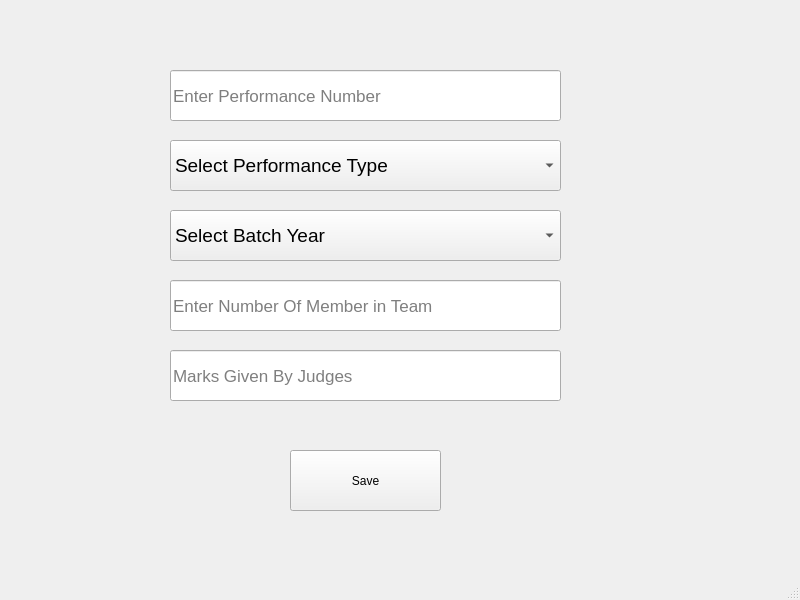
<?xml version="1.0" encoding="UTF-8"?>
<ui version="4.0">
 <class>MainWindow</class>
 <widget class="QMainWindow" name="MainWindow">
  <property name="geometry">
   <rect>
    <x>0</x>
    <y>0</y>
    <width>800</width>
    <height>600</height>
   </rect>
  </property>
  <property name="windowTitle">
   <string>MainWindow</string>
  </property>
  <widget class="QWidget" name="centralwidget">
   <widget class="QLineEdit" name="lineEdit_3">
    <property name="geometry">
     <rect>
      <x>170</x>
      <y>280</y>
      <width>391</width>
      <height>51</height>
     </rect>
    </property>
    <property name="font">
     <font>
      <pointsize>13</pointsize>
     </font>
    </property>
    <property name="placeholderText">
     <string>Enter Number Of Member in Team</string>
    </property>
   </widget>
   <widget class="QComboBox" name="comboBox_2">
    <property name="geometry">
     <rect>
      <x>170</x>
      <y>210</y>
      <width>391</width>
      <height>51</height>
     </rect>
    </property>
    <property name="font">
     <font>
      <pointsize>14</pointsize>
     </font>
    </property>
    <property name="whatsThis">
     <string>&lt;html&gt;&lt;head/&gt;&lt;body&gt;&lt;p&gt;Select Performance Type&lt;/p&gt;&lt;/body&gt;&lt;/html&gt;</string>
    </property>
    <item>
     <property name="text">
      <string>Select Batch Year</string>
     </property>
    </item>
    <item>
     <property name="text">
      <string>B.Tech 1st Year</string>
     </property>
    </item>
    <item>
     <property name="text">
      <string>B.Tech 2nd Year</string>
     </property>
    </item>
    <item>
     <property name="text">
      <string>B.Tech 3rd Year</string>
     </property>
    </item>
    <item>
     <property name="text">
      <string>B.Tech 4th Year</string>
     </property>
    </item>
    <item>
     <property name="text">
      <string>M.Tech 1st Year</string>
     </property>
    </item>
    <item>
     <property name="text">
      <string>M.Tech 2nd Year</string>
     </property>
    </item>
   </widget>
   <widget class="QPushButton" name="pushButton">
    <property name="geometry">
     <rect>
      <x>290</x>
      <y>450</y>
      <width>151</width>
      <height>61</height>
     </rect>
    </property>
    <property name="text">
     <string>Save</string>
    </property>
   </widget>
   <widget class="QLineEdit" name="lineEdit_4">
    <property name="geometry">
     <rect>
      <x>170</x>
      <y>350</y>
      <width>391</width>
      <height>51</height>
     </rect>
    </property>
    <property name="font">
     <font>
      <pointsize>13</pointsize>
     </font>
    </property>
    <property name="placeholderText">
     <string>Marks Given By Judges</string>
    </property>
   </widget>
   <widget class="QLineEdit" name="lineEdit_6">
    <property name="geometry">
     <rect>
      <x>170</x>
      <y>70</y>
      <width>391</width>
      <height>51</height>
     </rect>
    </property>
    <property name="font">
     <font>
      <pointsize>13</pointsize>
     </font>
    </property>
    <property name="placeholderText">
     <string>Enter Performance Number</string>
    </property>
   </widget>
   <widget class="QComboBox" name="comboBox">
    <property name="geometry">
     <rect>
      <x>170</x>
      <y>140</y>
      <width>391</width>
      <height>51</height>
     </rect>
    </property>
    <property name="font">
     <font>
      <pointsize>14</pointsize>
     </font>
    </property>
    <property name="whatsThis">
     <string>&lt;html&gt;&lt;head/&gt;&lt;body&gt;&lt;p&gt;Select Performance Type&lt;/p&gt;&lt;/body&gt;&lt;/html&gt;</string>
    </property>
    <item>
     <property name="text">
      <string>Select Performance Type</string>
     </property>
    </item>
    <item>
     <property name="text">
      <string>Group Music</string>
     </property>
    </item>
    <item>
     <property name="text">
      <string>Group Dance </string>
     </property>
    </item>
    <item>
     <property name="text">
      <string>Solo Music</string>
     </property>
    </item>
    <item>
     <property name="text">
      <string>Solo Dance</string>
     </property>
    </item>
    <item>
     <property name="text">
      <string>Poetry</string>
     </property>
    </item>
    <item>
     <property name="text">
      <string>Drama</string>
     </property>
    </item>
    <item>
     <property name="text">
      <string>Standup Comedy</string>
     </property>
    </item>
   </widget>
  </widget>
  <widget class="QMenuBar" name="menubar">
   <property name="geometry">
    <rect>
     <x>0</x>
     <y>0</y>
     <width>800</width>
     <height>21</height>
    </rect>
   </property>
  </widget>
  <widget class="QStatusBar" name="statusbar"/>
 </widget>
 <resources/>
 <connections/>
</ui>
